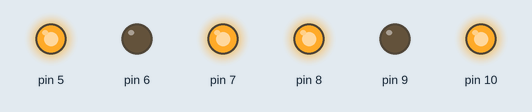
Recording of a sketch running on a simulated Arduino Uno, built with avr-gcc and run on an emulated ATmega328P. On the bench: output pins drawn as LEDs (lit = HIGH).

Above: at 0.1 s.
Timing chart, 0 to 1.6 s (numbered marks = the images above):
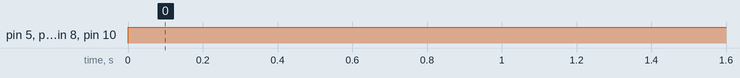

The sketch:

Senichak.ino
```cpp
#include <SoftwareSerial.h>
SoftwareSerial bt(2, 3); //RX = 2, TX = 3
int carSpeed = 255;
char value;
void setup() {
  bt.begin(9600);
  pinMode(5, OUTPUT);
  pinMode(6, OUTPUT);
  pinMode(7, OUTPUT);
  pinMode(8, OUTPUT);
  pinMode(9, OUTPUT);
  pinMode(10, OUTPUT);
  pinMode(11, INPUT);
  pinMode(12, INPUT);
  Serial.begin(9600);
}

void loop(){
    //checkLineSensors();
    //Move();
    forward(255);
}

void checkLineSensors(){
  Serial.println("Left: " + (String)digitalRead(11));
  Serial.println("Right: " + (String)digitalRead(12));
  delay(500);
}

void Move() {
  getBluetoothMessage();
  switch (value) {
    case 'F':
      forward(carSpeed);
      break;

    case 'B':
      backward(carSpeed);
      break;

    case 'L':
      left(carSpeed);
      break;

    case 'R':
      right(carSpeed);
      break;

    case 'S':
      stp();
      break;

    case 'G':
      forwardLeft(carSpeed);
      break;

    case 'I':
      forwardRight(carSpeed);
      break;

    case 'H':
      backwardLeft(carSpeed);
      break;

    case 'J':
      backwardRight(carSpeed);
      break;

    case '1':
      carSpeed = 70;
      break;

    case '2':
      carSpeed = 90;
      break;

    case '3':
      carSpeed = 110;
      break;

    case '4':
      carSpeed = 130;
      break;

    case '5':
      carSpeed = 150;
      break;

    case '6':
      carSpeed = 170;
      break;

    case '7':
      carSpeed = 190;
      break;

    case '8':
      carSpeed = 210;
      break;

    case '9':
      carSpeed = 230;
      break;

    case 'q':
      carSpeed = 255;
      break;
  }

}
void forward(int sped) {
  analogWrite(5, sped);
  digitalWrite(6, LOW);
  digitalWrite(7, HIGH);
  digitalWrite(8, HIGH);
  digitalWrite(9, LOW);
  analogWrite(10, sped);

}
void backward(int sped) {
  analogWrite(5, sped);
  digitalWrite(6, HIGH);
  digitalWrite(7, LOW);
  digitalWrite(8, LOW);
  digitalWrite(9, HIGH);
  analogWrite(10, sped);
}
void left(int sped) {
  analogWrite(5, sped);
  digitalWrite(6, LOW);
  digitalWrite(7, HIGH);
  digitalWrite(8, LOW);
  digitalWrite(9, HIGH);
  analogWrite(10, sped);
}
void right(int sped) {
  analogWrite(5, sped);
  digitalWrite(6, HIGH);
  digitalWrite(7, LOW);
  digitalWrite(8, HIGH);
  digitalWrite(9, LOW);
  analogWrite(10, sped);
}
void stp() {
  analogWrite(5, 0);
  digitalWrite(6, LOW);
  digitalWrite(7, LOW);
  digitalWrite(8, LOW);
  digitalWrite(9, LOW);
  analogWrite(10, 0);
}
void forwardLeft(int sped) {
  analogWrite(5, sped);
  digitalWrite(6, LOW);
  digitalWrite(7, HIGH);
  digitalWrite(8, LOW);
  digitalWrite(9, LOW);
  analogWrite(10, sped);
}
void forwardRight(int sped) {
  analogWrite(5, sped);
  digitalWrite(6, LOW);
  digitalWrite(7, LOW);
  digitalWrite(8, HIGH);
  digitalWrite(9, LOW);
  analogWrite(10, sped);
}
void backwardLeft(int sped) {
  analogWrite(5, sped);
  digitalWrite(6, HIGH);
  digitalWrite(7, LOW);
  digitalWrite(8, LOW);
  digitalWrite(9, LOW);
  analogWrite(10, sped);
}
void backwardRight(int sped) {
  analogWrite(5, sped);
  digitalWrite(6, LOW);
  digitalWrite(7, LOW);
  digitalWrite(8, LOW);
  digitalWrite(9, HIGH);
  analogWrite(10, sped);
}
void getBluetoothMessage() {
  if (bt.available()) {
    value = bt.read();
    Serial.println("Message from phone: " + (String)value);
  }

}
```

Measured:
- by itself, pin 5, pin 7, pin 8, pin 10: LOW → HIGH at 0.00 s
